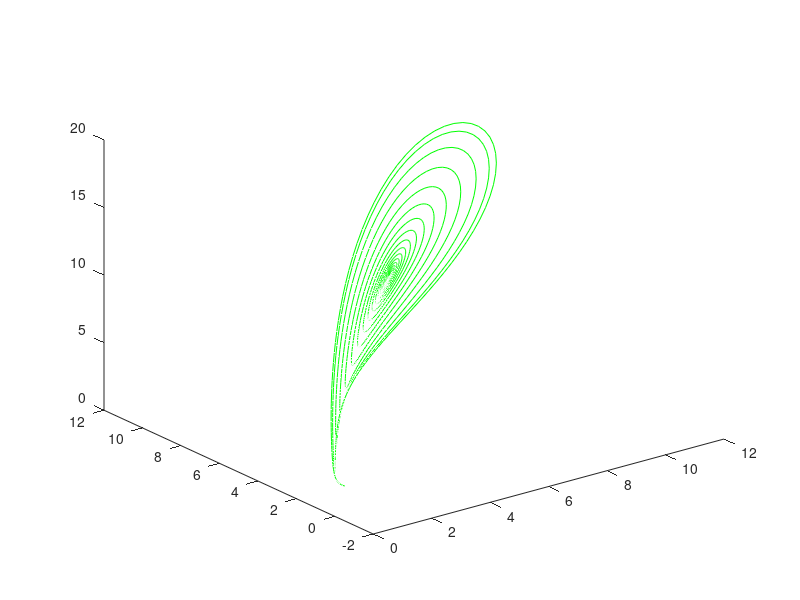
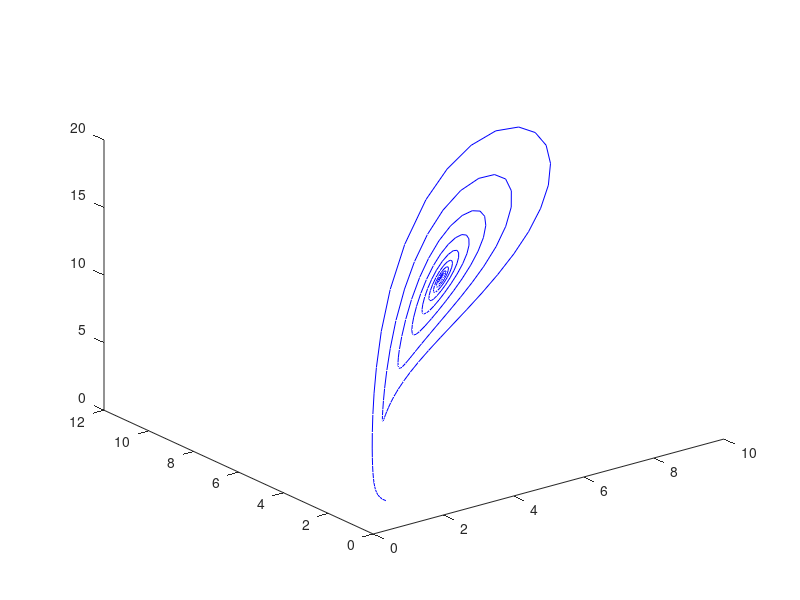
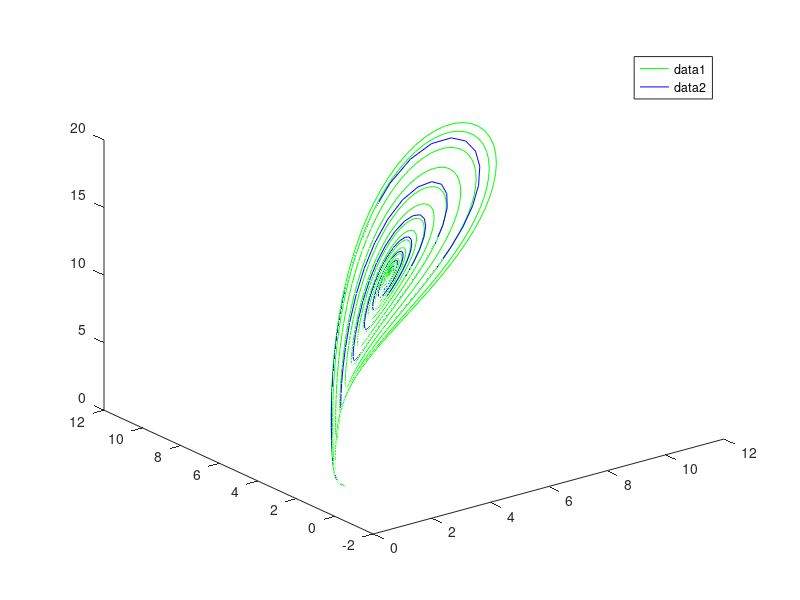

The MATLAB script that drew these images, in order: (Note: this script raises an error after producing the figures.)
%% Task 1: Lorenz System


%% Cleaning Workspace
clear all;
close all;


%% Stable with Fixed Points
% Example 2

clear all;

% Initialization Parameters
% rho < 24.74 (Stable with fixed points)
sigma = 10;
beta = 8/3;
rho = 12;

% Creating time interval and step
dt = 0.01;
t = 0.0:dt:100;

% Intializing our function variables
x = zeros(size(t));
y = zeros(size(t));
z = zeros(size(t));

% Applying inital conditions on function variables
% x = y = z = 1
x(1) = 1;
y(1) = 1;
z(1) = 1;


% Using Euler Forward Scheme of first order
% to solve non-linear ODE system.
for i = 1:(length(t) - 1)
   
   x(i + 1) = x(i) + dt * (sigma * (y(i) - x(i)));
   y(i + 1) = y(i) + dt * ( ( x(i) * (rho - z(i)) ) - y(i));
   z(i + 1) = z(i) + dt * (x(i) * y(i) - beta * z(i));
    
end

% We plot our results
figure('Name','Example 2: Stable and Fixed Points','NumberTitle','off')
plot3(x,y, z, "g");

% Built in solution
% f_bn is the vector containg the three differential equations.
% xyz is the vector containg our free functional variables,
% with xyz(1) is for x, xyz(2) is for y and xyz(3) is for z.
f_bn = @(t,xyz) [sigma * (xyz(2) - xyz(1)); (xyz(1) * (rho - xyz(3))) - xyz(2);xyz(1) * xyz(2) - beta * xyz(3)];

% using the builtin function "ode45" to solve the system.
% our time interval is [0 100] and is in our own implementation
% we set the intial conditions to x = y = z = 1.
[t,xyz] = ode45(f_bn,[0 100],[1 1 1]);     

% Plotting the results from the builtin function
figure('Name','Builtin Example 2: Stable and Fixed Points','NumberTitle','off')
plot3(xyz(:,1),xyz(:,2),xyz(:,3), "b")

% Plotting the results of our implementation aganist
% the builtin fucntion.
figure('Name','Compare with Builtin: Stable and Fixed Points','NumberTitle','off')
plot3(x,y, z, "g", xyz(:,1),xyz(:,2),xyz(:,3), "b");
disp_leg = legend;
disp_leg.String{1} = "Implementation";
disp_leg.String{2} = "Builtin";

